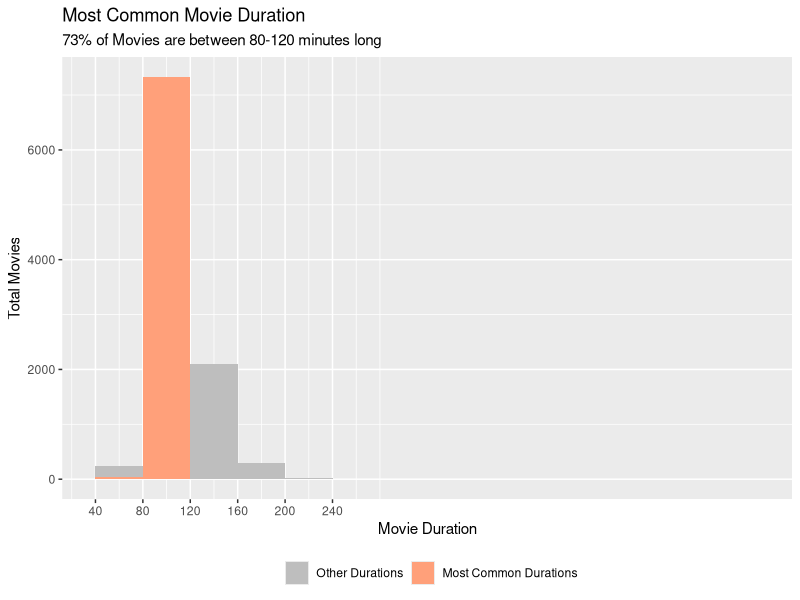
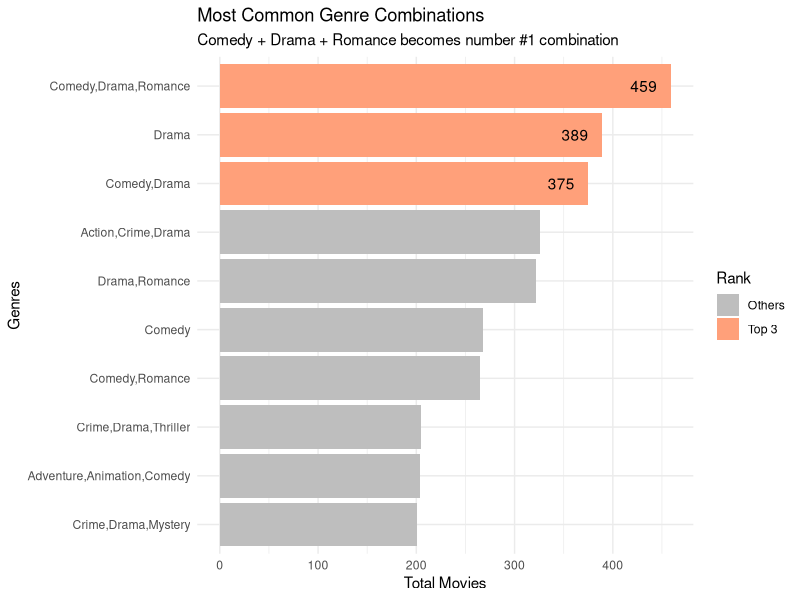
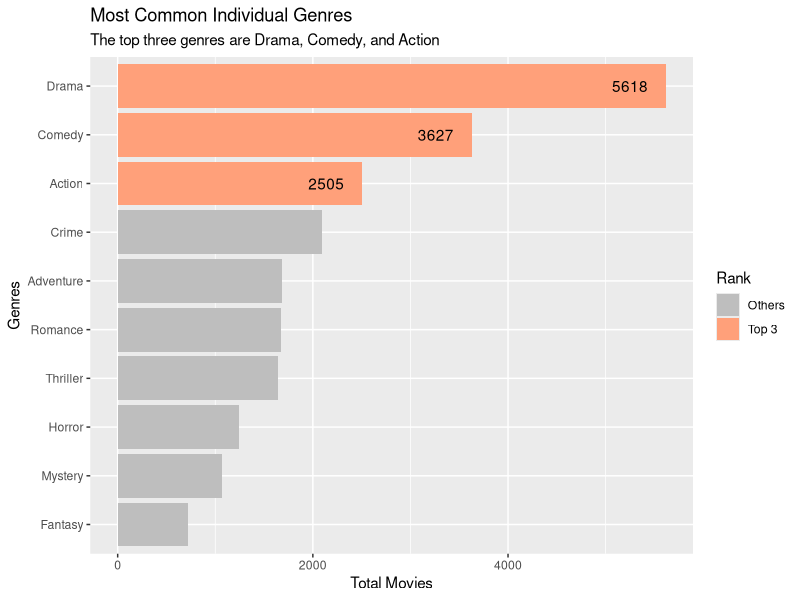

These figures' R source, in order:
## ---- chunk 1
#| output: false

library(tidyverse)
df <- read_csv('top_10_000_movies.csv', na = '\\N')
df <- df |> 
  mutate(genres = fct_rev(fct_infreq(genres)))
df_unnested_genre <- df |> 
  mutate(genres = str_split(genres, ',')) |> 
  unnest_longer(genres) |> 
  mutate(genres = fct_rev(fct_infreq(genres)))
## ---- chunk 2
df |> 
  ggplot(aes(runtimeMinutes)) +
  geom_histogram(aes(fill = runtimeMinutes >= 80 & runtimeMinutes <= 120), 
                 binwidth = 40, boundary = 0, na.rm = TRUE) +
  scale_x_continuous(breaks = seq(0, 240, 40)) +
  scale_fill_manual(values = c("FALSE" = "grey", "TRUE" = "#FFA07A"),
                    labels = c("FALSE" = "Other Durations", "TRUE" = "Most Common Durations")) +
  labs(fill = "",
       title =  "Most Common Movie Duration",
       subtitle = '73% of Movies are between 80-120 minutes long',
       x = 'Movie Duration',
       y = 'Total Movies') +
  theme(legend.position = "bottom")
## ---- chunk 3
df |> 
  count(genres) |> 
  arrange(desc(n)) |>
  mutate(is_top3 = ifelse(row_number() <= 3, "Top 3", "Others")) |>  # Flag top 5
  slice_head(n = 10) |> 
  ggplot(aes(n, genres, fill = is_top3)) +  # Use fill aesthetic to differentiate
  geom_col() +
  geom_text(aes(label = ifelse(is_top3 == "Top 3", n, "")), hjust = 1.5) +
  scale_fill_manual(values = c("Top 3" = "#FFA07A", "Others" = "grey")) +  # Highlight top 5
  theme_minimal() +
  labs(fill = "Rank",
       title = 'Most Common Genre Combinations',
       subtitle = 'Comedy + Drama + Romance becomes number #1 combination',
       x = 'Total Movies',
       y = 'Genres')
## ---- chunk 4
df_unnested_genre |> 
  count(genres) |> 
  arrange(desc(n)) |> 
  slice_head(n = 10) |> 
  mutate(Rank = if_else(row_number() <= 3, 'Top 3', 'Others')) |> 
  ggplot(aes(genres, n, fill = Rank)) +
  geom_col() +
  geom_text(aes(label = ifelse(Rank == "Top 3", n, "")), hjust = 1.5) +
  scale_fill_manual(values = c('Top 3' = '#FFA07A', 'Others' = 'grey')) +
  coord_flip() +
  labs(title = 'Most Common Individual Genres',
       subtitle = 'The top three genres are Drama, Comedy, and Action',
       y = 'Total Movies',
       x = 'Genres')
